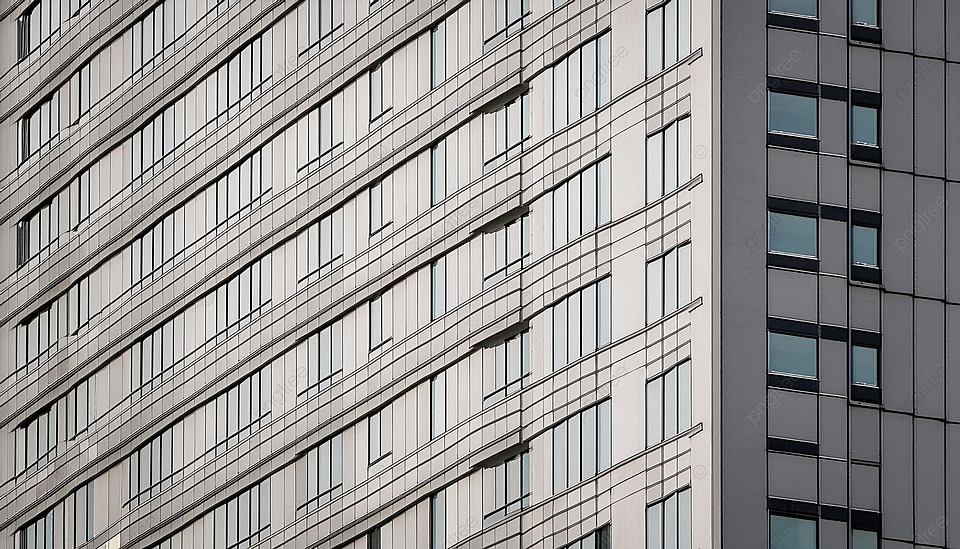
#> input picture Imagens para teste/teste_filtro_sobel.jpg, 960 x 549 px
$ python comparacao_kernel.py
#> lines starting #> are read from the running program, lines starting #| are printed output that depends on the picture
import cv2
import numpy as np
import matplotlib.pyplot as plt
import os


def comparar_kernels(caminho_imagem, tamanhos_kernel=(3, 5, 7, 11, 15)):
    """
    Aplica filtros de Média e Mediana com diferentes tamanhos de kernel
    e exibe os resultados lado a lado para comparação.

    Parâmetros:
        caminho_imagem  : caminho para a imagem de entrada
        tamanhos_kernel : tupla com os tamanhos de kernel a testar (devem ser ímpares)
    """
#> called with tamanhos_kernel = (3, 5, 7, 11, 15)

    imagem_bgr = cv2.imread(caminho_imagem)
#> imagem_bgr is the input picture: shape (549, 960, 3); mean B, G, R 149.1, 150.1, 152.1
    if imagem_bgr is None:
        raise FileNotFoundError(f"Imagem não encontrada: {caminho_imagem}")

    imagem_rgb = cv2.cvtColor(imagem_bgr, cv2.COLOR_BGR2RGB)
    nome_arquivo = os.path.splitext(os.path.basename(caminho_imagem))[0]
    os.makedirs("resultados", exist_ok=True)

    for k in tamanhos_kernel:
        if k % 2 == 0:
            raise ValueError(f"O tamanho do kernel deve ser ímpar. Valor inválido: {k}")

    n_kernels = len(tamanhos_kernel)

    fig1, eixos1 = plt.subplots(1, n_kernels + 1, figsize=(5 * (n_kernels + 1), 5))
    fig1.suptitle("Comparação de Kernels — Filtro de Média", fontsize=15, fontweight="bold")

    eixos1[0].imshow(imagem_rgb)
    eixos1[0].set_title("Original", fontsize=12)
    eixos1[0].axis("off")

    for i, k in enumerate(tamanhos_kernel):
        kernel_media = np.ones((k, k), dtype=np.float32) / (k * k)
        resultado = cv2.filter2D(imagem_rgb, -1, kernel_media)
        eixos1[i + 1].imshow(resultado)
        eixos1[i + 1].set_title(f"Kernel {k}×{k}", fontsize=12)
        eixos1[i + 1].axis("off")
#> this loop made 5 passes
#> pass 1, in comparar_kernels, `resultado = cv2.filter2D(imagem_rgb, -1, kernel_media)`:
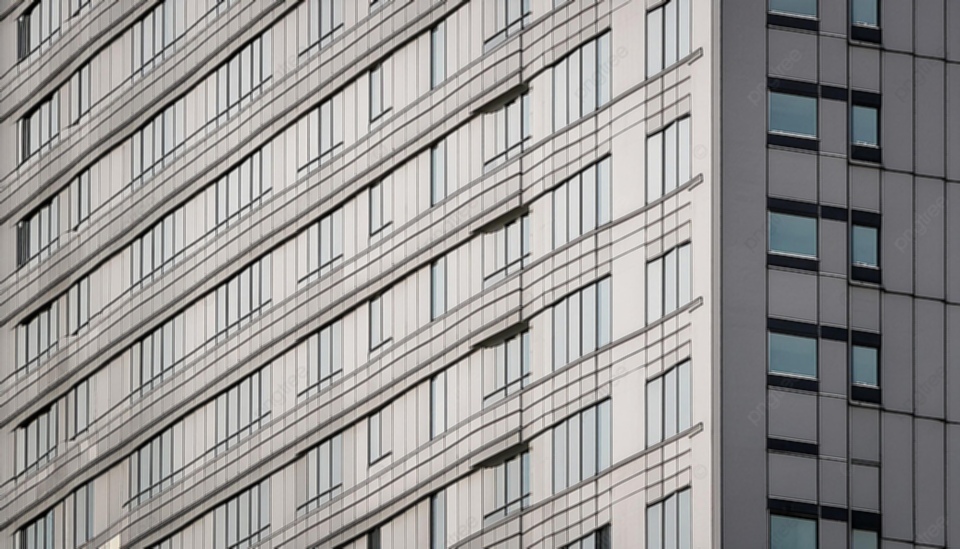
#> resultado: shape (549, 960, 3); mean R, G, B 152.1, 150.1, 149.1

    plt.tight_layout()
    caminho_media = f"resultados/kernels_media_{nome_arquivo}.png"
    plt.savefig(caminho_media, dpi=150, bbox_inches="tight")
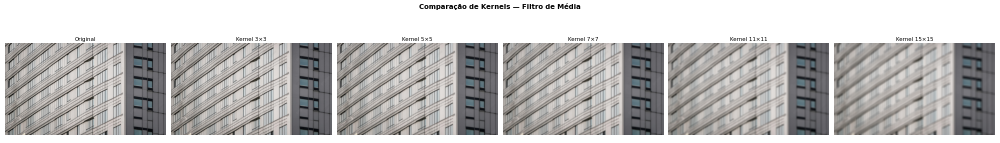
#> figure drawn by matplotlib, 6 panels
    print(f"[Média]      Salvo em: {caminho_media}")

    fig2, eixos2 = plt.subplots(1, n_kernels + 1, figsize=(5 * (n_kernels + 1), 5))
    fig2.suptitle("Comparação de Kernels — Filtro de Mediana", fontsize=15, fontweight="bold")

    eixos2[0].imshow(imagem_rgb)
    eixos2[0].set_title("Original", fontsize=12)
    eixos2[0].axis("off")

    for i, k in enumerate(tamanhos_kernel):
        resultado = cv2.medianBlur(imagem_rgb, k)
        eixos2[i + 1].imshow(resultado)
        eixos2[i + 1].set_title(f"Kernel {k}×{k}", fontsize=12)
        eixos2[i + 1].axis("off")
#> this loop made 5 passes
#> pass 1, in comparar_kernels, `resultado = cv2.medianBlur(imagem_rgb, k)`:
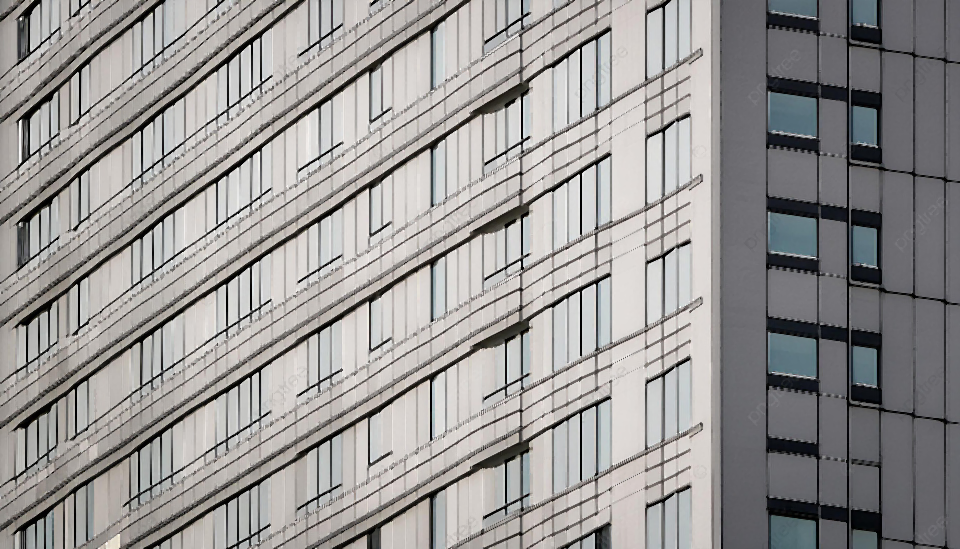
#> resultado: shape (549, 960, 3); mean R, G, B 153, 151, 149.9
#> pass 2, in comparar_kernels, `resultado = cv2.medianBlur(imagem_rgb, k)`:
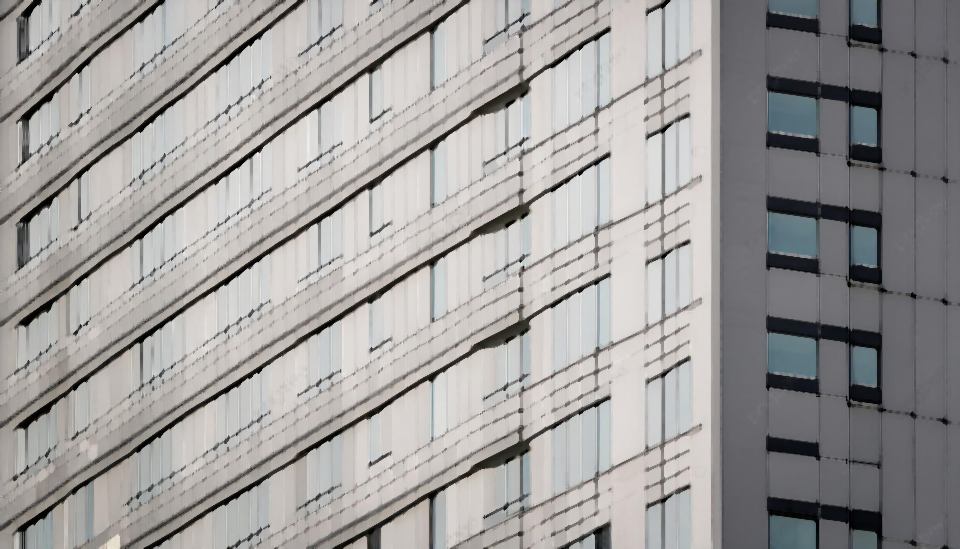
#> resultado: shape (549, 960, 3); mean R, G, B 159.2, 157.3, 156.2
#> pass 3, in comparar_kernels, `resultado = cv2.medianBlur(imagem_rgb, k)`:
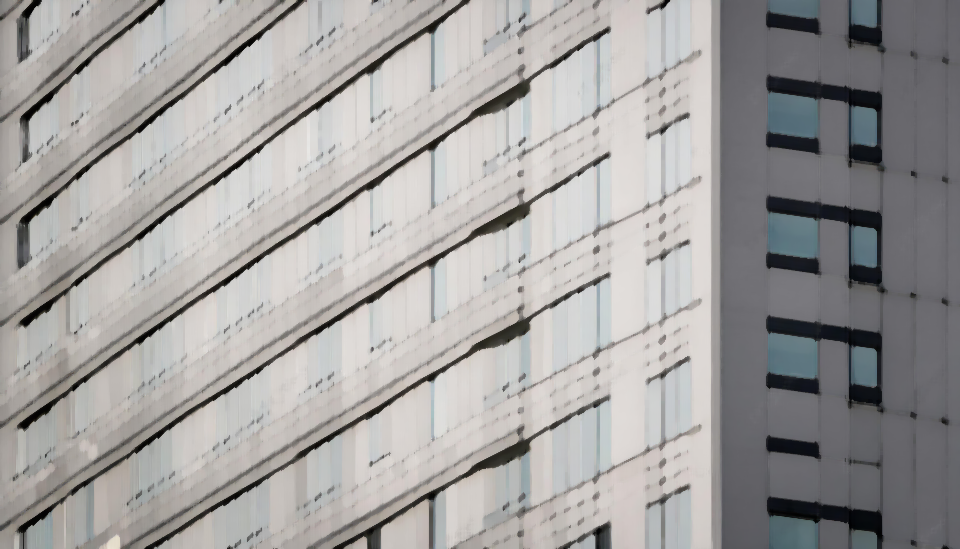
#> resultado: shape (549, 960, 3); mean R, G, B 162.1, 160.2, 159.1

    plt.tight_layout()
    caminho_mediana = f"resultados/kernels_mediana_{nome_arquivo}.png"
    plt.savefig(caminho_mediana, dpi=150, bbox_inches="tight")
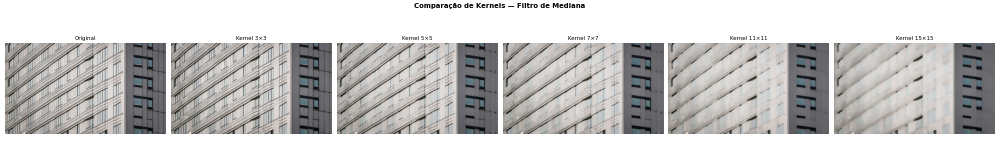
#> figure drawn by matplotlib, 6 panels
    print(f"[Mediana]    Salvo em: {caminho_mediana}")

    fig3, eixos3 = plt.subplots(2, n_kernels + 1, figsize=(5 * (n_kernels + 1), 10))
    fig3.suptitle("Média vs Mediana por Tamanho de Kernel", fontsize=15, fontweight="bold")

    for linha, rotulo in enumerate(["Filtro de Média", "Filtro de Mediana"]):
        eixos3[linha][0].imshow(imagem_rgb)
        eixos3[linha][0].set_title(f"Original\n({rotulo})", fontsize=11)
        eixos3[linha][0].axis("off")

    for i, k in enumerate(tamanhos_kernel):
        kernel_media = np.ones((k, k), dtype=np.float32) / (k * k)
        eixos3[0][i + 1].imshow(cv2.filter2D(imagem_rgb, -1, kernel_media))
        eixos3[0][i + 1].set_title(f"Média {k}×{k}", fontsize=11)
        eixos3[0][i + 1].axis("off")

        eixos3[1][i + 1].imshow(cv2.medianBlur(imagem_rgb, k))
        eixos3[1][i + 1].set_title(f"Mediana {k}×{k}", fontsize=11)
        eixos3[1][i + 1].axis("off")

    plt.tight_layout()
    caminho_comparacao = f"resultados/comparacao_media_vs_mediana_{nome_arquivo}.png"
    plt.savefig(caminho_comparacao, dpi=150, bbox_inches="tight")
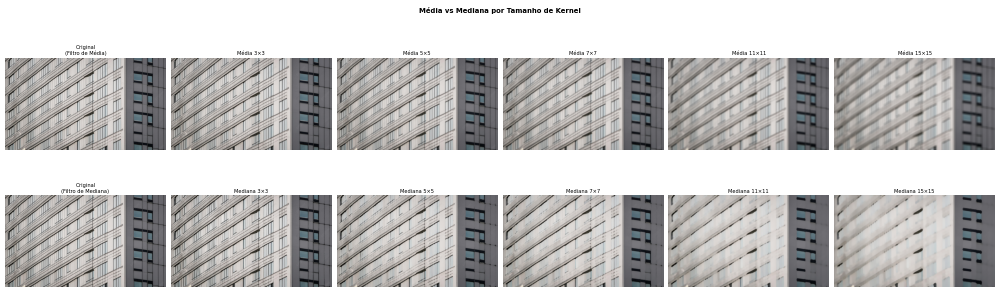
#> figure drawn by matplotlib, 12 panels
    print(f"[Comparação] Salvo em: {caminho_comparacao}")

    plt.show()

if __name__ == "__main__":
    comparar_kernels(
        caminho_imagem="Imagens para teste/teste_filtro_sobel.jpg",
        tamanhos_kernel=(3, 5, 7, 11, 15)
    )

$ run again, with Imagens para teste/teste_media_mediana.jfif saved as Imagens para teste/teste_filtro_sobel.jpg
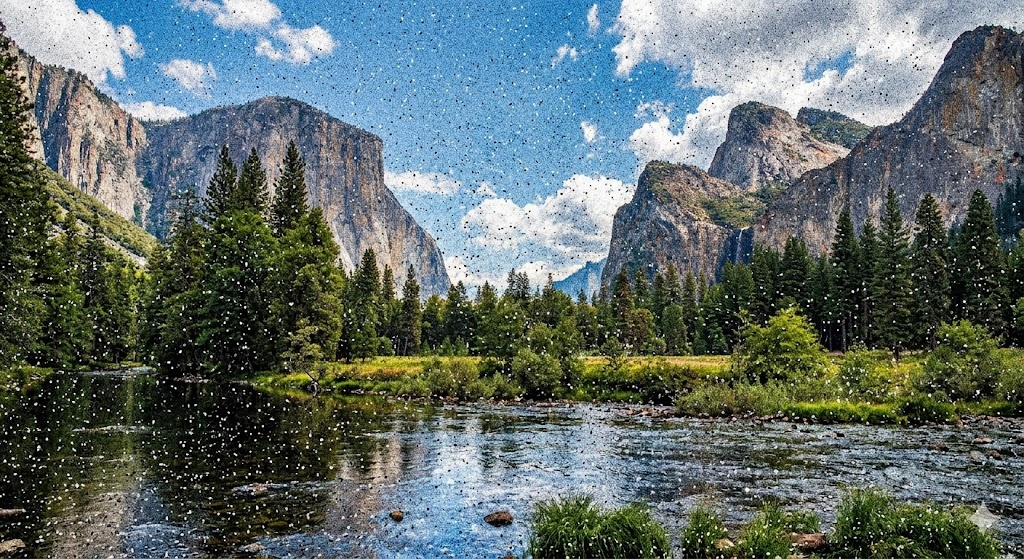
#> input picture Imagens para teste/teste_media_mediana.jfif, 1024 x 559 px
#> in comparar_kernels, imagem_bgr is the input picture: shape (559, 1024, 3); mean B, G, R 107.9, 109.6, 96.8
#> the loop in comparar_kernels, `for i, k in enumerate(tamanhos_kernel):` made 5 passes
#> pass 1, in comparar_kernels, `resultado = cv2.medianBlur(imagem_rgb, k)`:
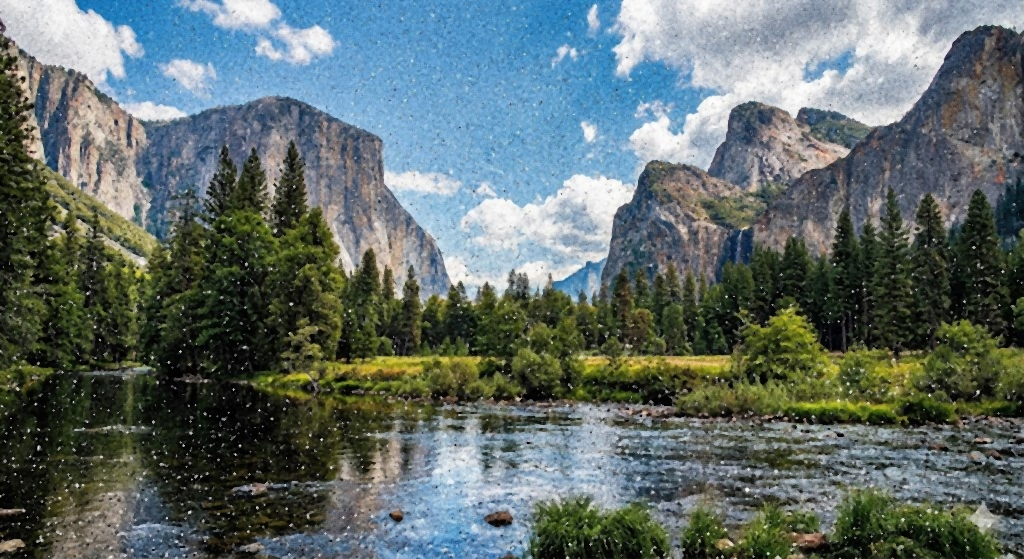
#> resultado: shape (559, 1024, 3); mean R, G, B 95.9, 108.7, 106.7
#> pass 2, in comparar_kernels, `resultado = cv2.medianBlur(imagem_rgb, k)`:
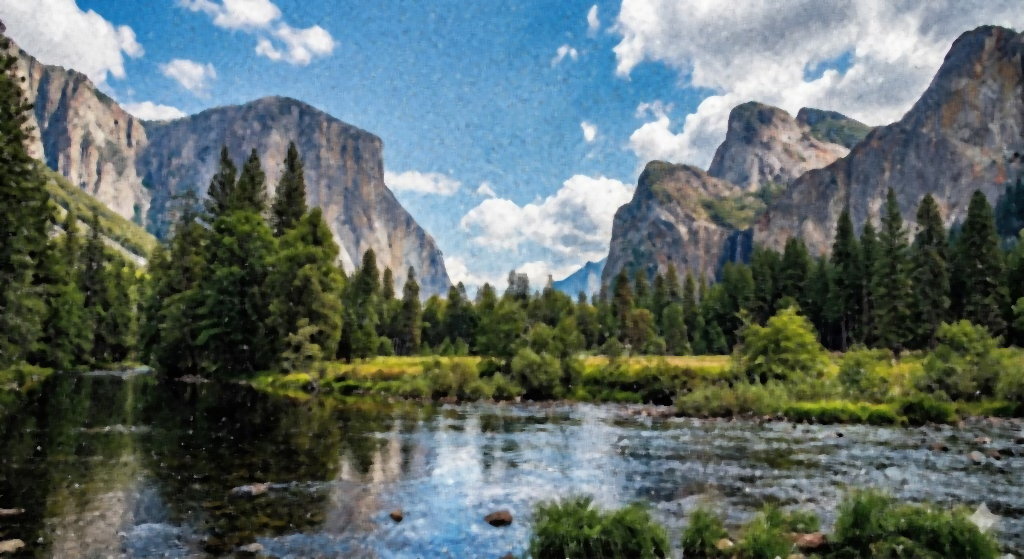
#> resultado: shape (559, 1024, 3); mean R, G, B 95, 107.9, 105.9
